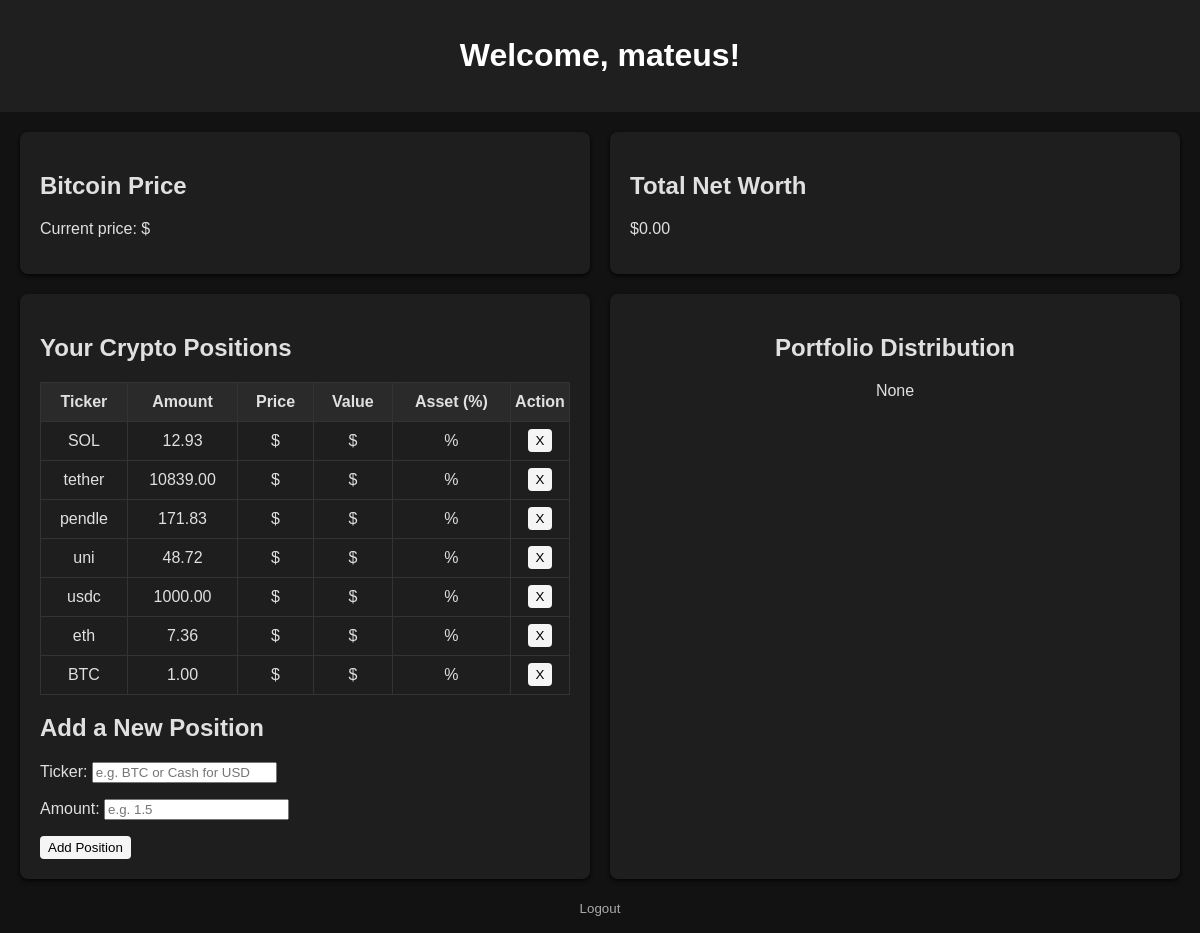
Before: /home/ (signed in) with the older database file.
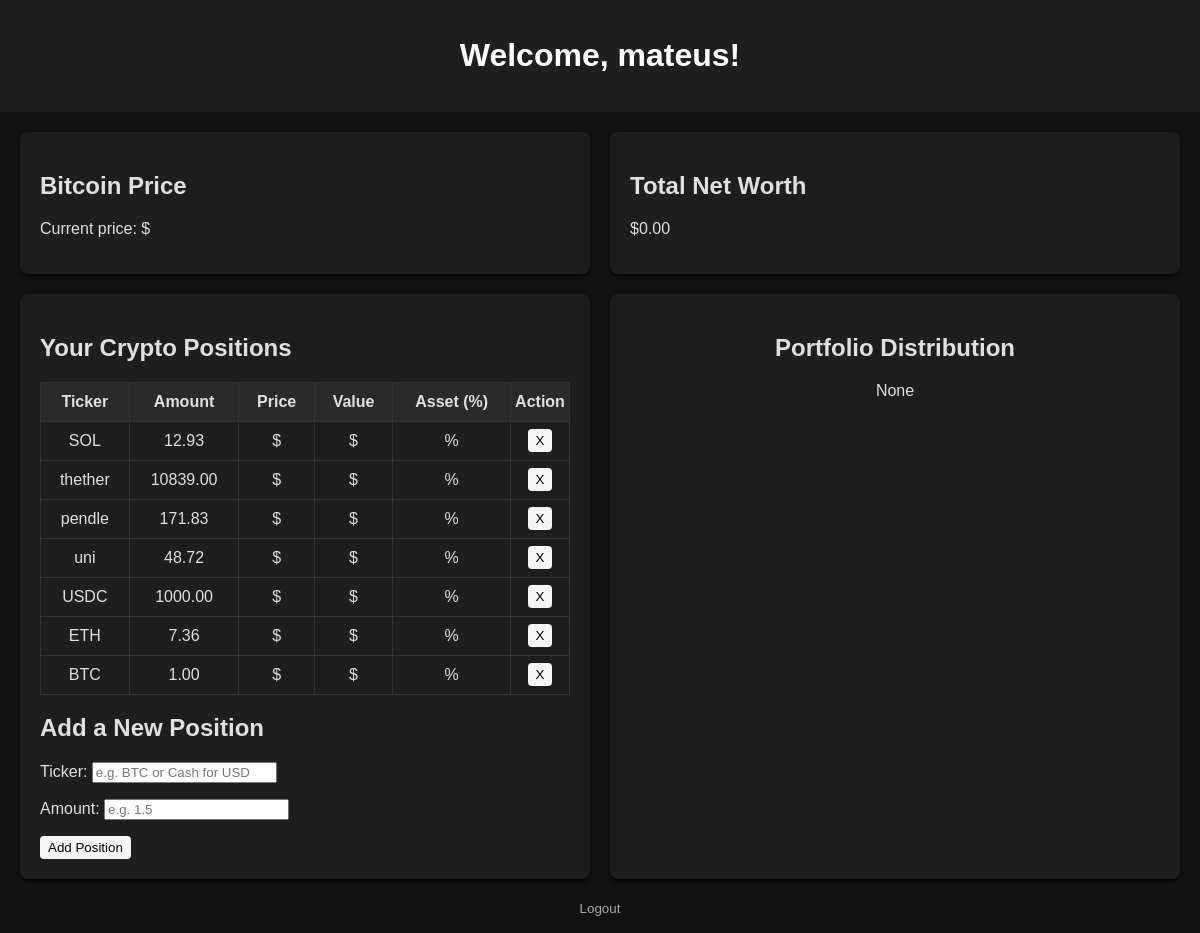
After: the same page with the newer database file.
### portfolio/models.py (models this page shows, shortened)
class Asset(models.Model):
    ASSET_TYPE_CHOICES = [
        ('crypto', 'Crypto'),
        ('stock', 'Stock'),
    ]
    ticker = models.CharField(max_length=10)
    amount = models.DecimalField(max_digits=19, decimal_places=2)
    owner = models.ForeignKey(User, on_delete=models.CASCADE)
    type = models.CharField(max_length=10, choices=ASSET_TYPE_CHOICES, default='crypto')

### portfolio/views.py (the view)
# urls.py: path('home/', home, name='home'),
@login_required
def home(request):
    if request.method == 'POST':
        form = AddAssetForm(request.POST)
        if form.is_valid():
            asset = form.save(commit=False)
            asset.owner = request.user
            asset.type = 'crypto'
            asset.save()
            return redirect('home')  # Refresh the page after adding the asset
        else:
            messages.error(request, "Failed to add asset. Please check your inputs.")
    else:
        form = AddAssetForm()
    user_assets = Asset.objects.filter(owner=request.user, type='crypto')
    tickers = ['bitcoin'] + [map_ticker(asset.ticker) for asset in user_assets]
    prices = get_multiple_asset_prices(tickers)
    bitcoin_price = prices.get('bitcoin', {}).get('usd', 'N/A')
    total_net_worth = sum(
        (Decimal(str(prices.get(map_ticker(asset.ticker), {}).get('usd', 0))) * asset.amount)
        for asset in user_assets
    )
    assets_with_value = []
    labels = []
    values = []
    for asset in user_assets:
        coin_id = map_ticker(asset.ticker)
        price = prices.get(coin_id, {}).get('usd')  # Get price per token
        if price is not None:
            price = Decimal(str(price))
        value = price * asset.amount if price else None
        asset_dict = {
            'id': asset.id,
            'ticker': asset.ticker,
            'amount': asset.amount,
            'price': price if price else '-',  # Add price per token
            'value': value if value else '-',
        }
        if total_net_worth > 0 and value:
            percentage = (value / total_net_worth) * 100
            asset_dict['percentage'] = percentage
        else:
            asset_dict['percentage'] = '-'
        assets_with_value.append(asset_dict)
        if value and total_net_worth > 0:
            labels.append(asset.ticker)
            values.append(float(value / total_net_worth * 100))
    if labels and values:
        fig = go.Figure(data=[go.Pie(labels=labels, values=values, textinfo='label+percent')])
        fig.update_layout(
            title="Crypto Portfolio Distribution",
            margin=dict(t=50, b=50, l=25, r=25),
            paper_bgcolor="#121212",
            plot_bgcolor="#121212",
            font=dict(color="#e0e0e0")
        )
        chart_html = fig.to_html(full_html=False)
    else:
        chart_html = None
    return render(request, 'home.html', {
        'username': request.user.username,
        'assets': assets_with_value,
        'form': form,
        'bitcoin_price': bitcoin_price,  # Pass the Bitcoin price to the template
        'total_net_worth': total_net_worth,
        'chart': chart_html,
    })

### portfolio/forms.py
class AddAssetForm(forms.ModelForm):
    class Meta:
        model = Asset
        fields = ['ticker', 'amount']
        widgets = {
            'ticker': forms.TextInput(attrs={'placeholder': 'e.g. BTC or Cash for USD'}),
            'amount': forms.NumberInput(attrs={'placeholder': 'e.g. 1.5'}),
        }

### portfolio/views.py (called while the page is built)
def get_multiple_asset_prices(tickers):
    ids = ','.join(tickers)
    url = f"https://api.coingecko.com/api/v3/simple/price?ids={ids}&vs_currencies=usd"
    try:
        response = requests.get(url)
        response.raise_for_status()
        return response.json()  # Returns a dictionary with prices
    except requests.exceptions.RequestException as e:
        print(f"Error fetching prices: {e}")
        return {}

def map_ticker(ticker):
    return COINGECKO_TICKER_MAPPING.get(ticker.lower(), ticker.lower())

### portfolio/templates/home.html (shortened to what this page needs)
<!DOCTYPE html>
<html lang="en">
<head>
</head>
{% load humanize %}
<body>
    <header>
        <h1>Welcome, {{ username }}!</h1>
    </header>
    <div class="container">
        <div class="card">
            <h2>Bitcoin Price</h2>
            <p>
                {% if bitcoin_price %}
                    Current price: ${{ bitcoin_price|floatformat:2|intcomma }}
                {% else %}
                    Could not fetch the price. Please try again later.
                {% endif %}
            </p>
        </div>
        <div class="card">
            <h2>Total Net Worth</h2>
            <p>${{ total_net_worth|floatformat:2|intcomma }}</p>
        </div>
        <div class="card">
            <h2>Your Crypto Positions</h2>
            {% if assets %}
            <table>
                <thead>
                    <tr>
                        <th>Ticker</th>
                        <th>Amount</th>
                        <th>Price</th>
                        <th>Value</th>
                        <th>Asset (%)</th>
                        <th>Action</th>
                    </tr>
                </thead>
                <tbody>
                    {% for asset in assets %}
                    <tr>
                        <td>{{ asset.ticker }}</td>
                        <td>{{ asset.amount }}</td>
                        <td>
                            {% if asset.price %}
                                ${{ asset.price|floatformat:2|intcomma }}
                            {% else %}
                                -
                            {% endif %}
                        </td>
                        <td>
                            {% if asset.value %}
                                ${{ asset.value|floatformat:2|intcomma }}
                            {% else %}
                                Could not fetch price
                            {% endif %}
                        </td>
                        <td>
                            {% if asset.percentage %}
                                {{ asset.percentage|floatformat:2 }}%
                            {% else %}
                                -
                            {% endif %}
                        </td>
                        <td>
                            <form action="{% url 'delete_holding' asset.id %}" method="post">
                                <button type="submit">X</button>
                            </form>
                        </td>
                    </tr>
                    {% endfor %}
                </tbody>
            </table>
            {% else %}
            <p>You have no crypto positions yet.</p>
            {% endif %}
            <h2>Add a New Position</h2>
            <form method="post">
                {{ form.as_p }}
                <button type="submit">Add Position</button>
            </form>
        </div>
        <div class="card pie-chart-container">
            <h2>Portfolio Distribution</h2>
            <div>
                {{ chart|safe }}
            </div>
        </div>
    </div>
    <footer>
        <p>
            <form action="{% url 'logout' %}" method="post" style="display:inline;">
                <button type="submit" style="background:none; border:none; color:inherit; cursor:pointer; padding:0;">Logout</button>
            </form>
        </p>
    </footer>
</body>
</html>

Changed rows visible on the page:
changed Asset: ticker "usdc" → "USDC"
changed Asset: ticker "eth" → "ETH"
Other visible differences:
new list line: "thether 10839.00"
new list line: "$ $ % X"
list line gone: "tether 10839.00"
list line gone: "$ $ % X"
